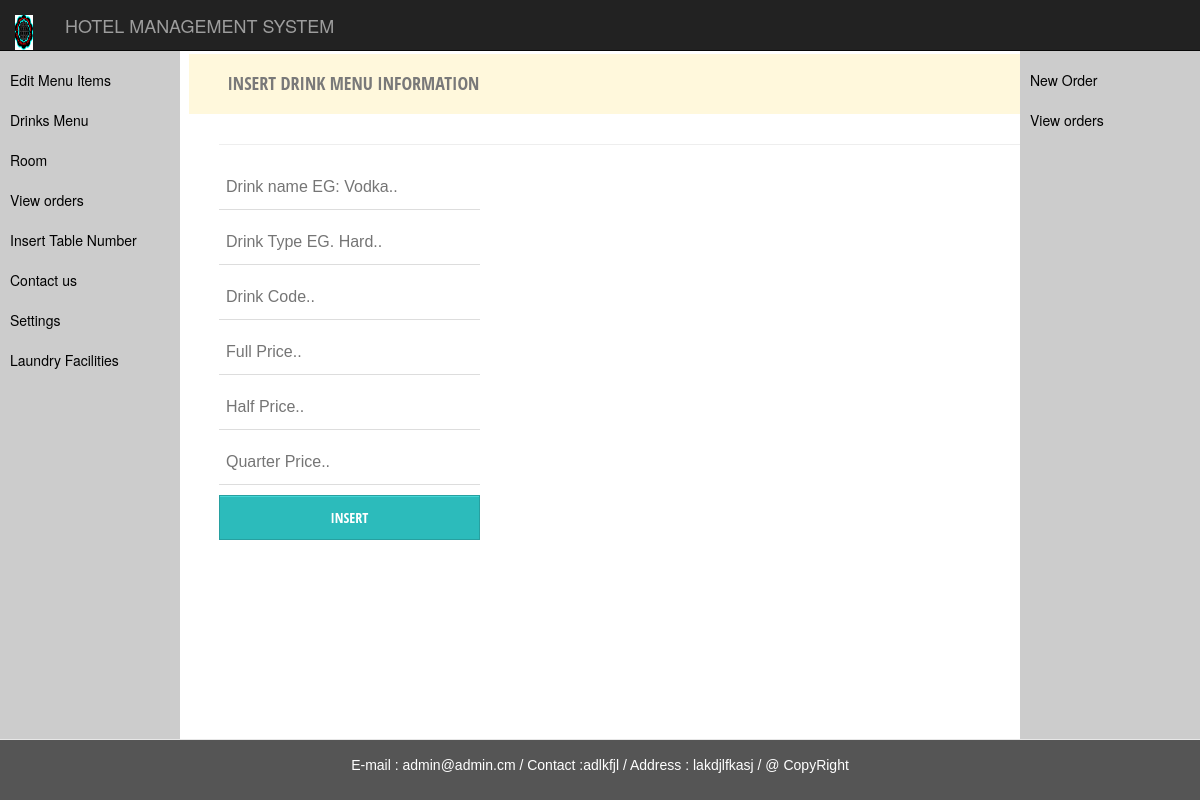
Page /drinkmenu.php on the committed database.
### tables this page shows
CREATE TABLE `tbl_general` (
  `genid` int(11) NOT NULL,
  `namehotel` varchar(200) NOT NULL,
  `emailhotel` varchar(150) NOT NULL,
  `contact` varchar(100) NOT NULL,
  `site` varchar(155) NOT NULL,
  `address` varchar(150) NOT NULL,
  `pan` varchar(150) NOT NULL,
  `vat` int(20) NOT NULL,
  `logopic` varchar(255) NOT NULL
);

### drinkmenu.php (the view, shortened to what this page needs)
<!DOCTYPE html>
<html>
<head>
	<link rel="stylesheet" href="bootstrap/bootstrap.min.css">
	 <link href="//netdna.bootstrapcdn.com/bootstrap/3.0.0/css/bootstrap-glyphicons.css" rel="stylesheet">
            <link rel ="stylesheet" type="text/css" href = "form.css" />
	<link rel="stylesheet" href="sidebar.css">
</head>
<body>
<div>
<nav class="navbar navbar-inverse navbar-fixed-top">
            <div class="container-fluid">
                <div class="navbar-header">
                  <?php
               $usr = $_GET['nme'];
                                    		 include("connect.php");
							$sql = "select * from tbl_general";
							$result = $con->query($sql);
							$data = $result->fetch_array();
               ?>
                    <span class="navbar-brand" href="">
                        <img src="logo/<?php echo $data['logopic']; ?>" class="" width="50%" height="35px"  />
                    </span>
                    <a class="navbar-brand" href="adminpanel.php?nme=<?php echo $usr;?>">
                      <?php
							echo $data['namehotel'];
             			 ?>
                </div>
                <ul class="nav navbar-nav navbar-right">
                <li class="dropdown">
       	        <a href="#" class="glyphicon glyphicon-user">  <?php echo $usr ?></a>
				  </li>
				  </ul>
				  </div>
				  </nav>
				  </div>
               <nav class="navigation">
  			  <ul class="mainmenu">
 			  <li><a href="cuisinemenu.php?nme=<?php echo $usr;?>">Edit Menu Items</a>
      <li><a href="drinkmenu.php?nme=<?php echo $usr;?>">Drinks Menu </a></li>
              <li><a href="">Room</a>
             </li>
             <li><a href="">View orders</a></li>
             <li><a href="table.php?nme=<?php echo $usr;?>">Insert Table Number</a></li>
             <li><a href="">Contact us </a></li>
             <li><a href="gensetting.php?nme=<?php echo $usr;?>" >Settings </a></li>
                          <li><a href="laundry.php?nme=<?php echo $usr;?>" >Laundry Facilities </a></li>
             </ul>
            </nav>
<div class="main col-xs-9 form-style-8" style=" margin-top: 7%; margin-left: 17%;  max-width: 900px; ">
<form action="dbdrinkmenu.php?nme=<?php echo $usr;?>" method="post" >
<h2 style="background-color: #FFF8DC;"> <span class="glyphicon glyphicon-glass"></span> INSERT DRINK MENU INFORMATION</h2>
	<hr>
		    <div style="">
			<p>
			<input type="text" name="drinknam" placeholder="Drink name EG: Vodka.."   autocomplete="on" required  />
			</p>
  			<p>
			<input type="text" placeholder="Drink Type EG. Hard.." name="drinkty" autocomplete="on"required />
			</p>
      <p>
      <input type="number" min=1 name="drinkcod" id="drinkc" onkeyup="drinkcode()" placeholder="Drink Code.."   autocomplete="on" required  />
      </p>
			<p>
			<input type="text" name="fprice" placeholder="Full Price.."   autocomplete="on" required  />
			</p>
  			<p>
			<input type="text" name="hprice" placeholder="Half Price.."   autocomplete="on" required  />
			</p>
        <p>
      <input type="text" name="qprice" placeholder="Quarter Price.."   autocomplete="on" required  />
      </p>
			<p>
			<input type="submit" value="Insert"  class="" name="btn_drinkmenu" style="margin-bottom: 5%;">
			</p>
			</div>
</form>
</div>
           <nav class="n">
           <ul class="mainmenu">
           <li><a href="">New Order</a></li>
           <li><a href="">View orders</a>
           </li>
           </ul>
           </nav>
</body>
<?php include "footer.php";?>
</html>

### footer.php (shortened to what this page needs)
<!DOCTYPE html>
<html>
<head>
	  <link rel="stylesheet" href="bootstrap/bootstrap.min.css">
</head>
<body>
</body>
 <footer class="navbar navbar-default navbar-fixed-bottom" >
  <p > <?php echo "E-mail : ".$data['emailhotel']."  /  ";
    echo "Contact :".$data['contact']."   /  "; echo "Address : ".$data['address']."    /   ";?>  @ CopyRight</p>
</footer>
</html>

### form.css (style rules this page uses)
.form-style-8 h2 { background: #4D4D4D; text-transform: uppercase; font-family: 'Open Sans Condensed', sans-serif; color: #797979; font-size: 18px; font-weight: 100; padding: 20px; margin: -30px -30px 30px -30px; }
.form-style-8 input[type="text"], .form-style-8 input[type="date"], .form-style-8 input[type="datetime"], .form-style-8 input[type="email"], .form-style-8 input[type="number"], .form-style-8 input[type="search"], .form-style-8 input[type="time"], .form-style-8 input[type="url"], .form-style-8 input[type="submit"], .form-style-8 input[type="password"], .form-style-8 textarea, .form-style-8 select { box-sizing: border-box; -webkit-box-sizing: border-box; -moz-box-sizing: border-box; outline: none; display: block; width: 30%; padding: 7px; border: none; border-bottom: 1px solid #ddd; background: transparent; margin-bottom: 10px; font: 16px Arial, Helvetica, sans-serif; height: 45px; }
.form-style-8 input[type="button"], .form-style-8 input[type="submit"] { -moz-box-shadow: inset 0px 1px 0px 0px #45D6D6; -webkit-box-shadow: inset 0px 1px 0px 0px #45D6D6; box-shadow: inset 0px 1px 0px 0px #45D6D6; background-color: #2CBBBB; border: 1px solid #27A0A0; display: inline-block; cursor: pointer; color: #FFFFFF; font-family: 'Open Sans Condensed', sans-serif; font-size: 14px; padding: 8px 18px; text-decoration: none; text-transform: uppercase; }

### sidebar.css (style rules this page uses)
html, body { font-family: Arial, Helvetica, sans-serif; }
.navigation { padding-top: 5%; width: 15%; position: fixed; height: 100%; overflow: auto; background-color: #CCC; float:left; }
.n { padding-top: 5%; width: 15%; margin-left: 85%; float:right; position: fixed; height: 100%; overflow: auto; background-color: #CCC; }
.mainmenu { list-style: none; padding: 0; margin:0; }
.mainmenu a { display: block; background-color: #CCC; text-decoration: none; padding: 10px; color: #000; }

### drinkmenu.php (style rules this page uses)
.dropdown { position: relative; display: inline-block; }

### footer.php (style rules this page uses)
.navbar-fixed-bottom { background-color: #555; color: white; padding: 15px; text-align:center; font-family: 'Raleway', sans-serif; }

### rows in the picture
tbl_general: logopic (picture), namehotel "HOTEL MANAGEMENT SYSTEM", emailhotel "admin@admin.cm", contact "adlkfjl", address "lakdjlfkasj"
